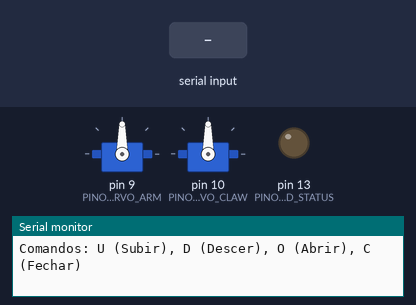
A sketch run on a simulated Arduino Uno, built with avr-gcc and run on an emulated ATmega328P. Parts: 2 × servo, output pins drawn as LEDs (lit = HIGH), the last lines printed to the serial monitor. The test bench sets the inputs (shaded band).

Above: at 2.2 s.
2.3 s: "D\n" received over Serial
At 3.6 s:
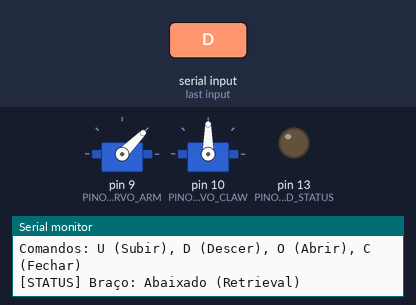
3.9 s: byte 85 ('U') received over Serial
At 4.8 s:
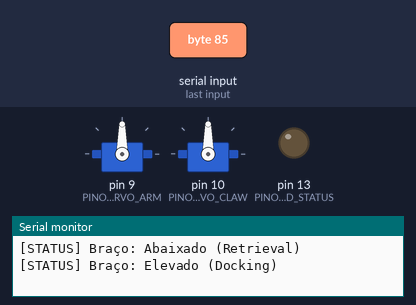
5.5 s: byte 79 ('O') received over Serial
At 6.0 s:
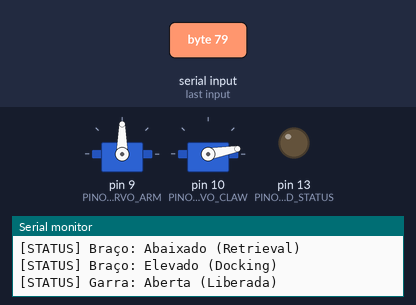
7.1 s: byte 67 ('C') received over Serial
At 8.4 s:
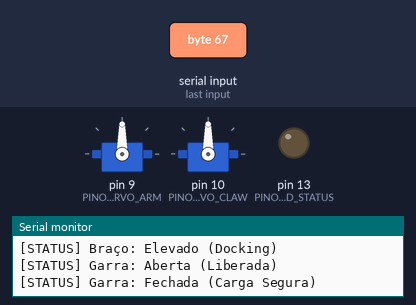
8.7 s: "d\n" received over Serial
At 9.6 s:
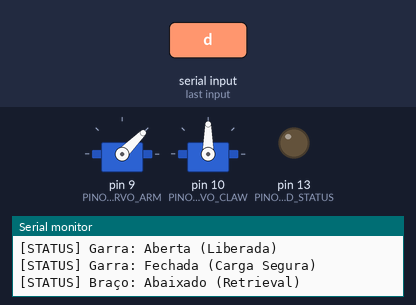
10.3 s: byte 111 ('o') received over Serial
At 10.9 s:
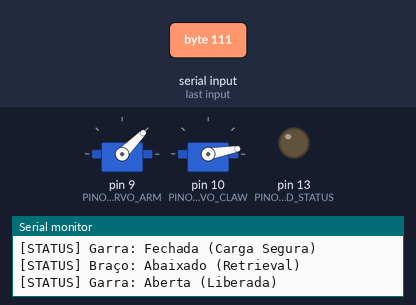
Timing chart, 0 to 12.9 s (numbered marks = the images above; inputs shaded):
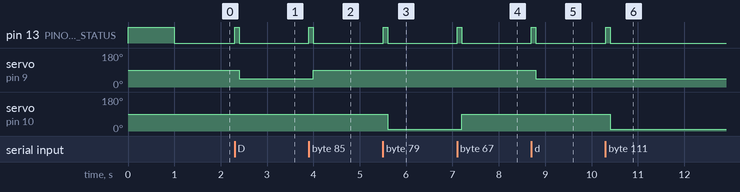

The sketch:

Global-Arduino.ino
```cpp
#include <Servo.h>

// Definição dos pinos
const int PINO_SERVO_ARM = 9;   // Articulação Vertical (Sobe/Desce)
const int PINO_SERVO_CLAW = 10; // Mecanismo de Captura (Abre/Fecha)
const int PINO_LED_STATUS = 13; // LED de Status da Operação

Servo servoArm;  // Servo 1: Braço
Servo servoClaw; // Servo 2: Garra/Acoamento

void setup()
{

  servoArm.attach(PINO_SERVO_ARM, 500, 2500);
  servoClaw.attach(PINO_SERVO_CLAW, 500, 2500);


  pinMode(PINO_LED_STATUS, OUTPUT);

  Serial.begin(9600);


  digitalWrite(PINO_LED_STATUS, HIGH);
  delay(1000);
  digitalWrite(PINO_LED_STATUS, LOW);

  Serial.println("--- SISTEMA DE COLETA EM MICROGRAVIDADE PRONTO ---");
  Serial.println("Comandos: U (Subir), D (Descer), O (Abrir), C (Fechar)");
}

void loop()
{
  if (Serial.available() > 0) {
    char comando = Serial.read();

    // Ignora caracteres de nova linha/retorno de carro comuns no Monitor Serial
    if (comando == '\n' || comando == '\r') return;

    // Pisca o LED rapidamente indicando recepção de comando
    digitalWrite(PINO_LED_STATUS, HIGH);
    delay(100);
    digitalWrite(PINO_LED_STATUS, LOW);

    // Processamento dos comandos via teclado
    if (comando == 'U' || comando == 'u') {
      servoArm.write(90); // Ângulo para subir o braço
      Serial.println("[STATUS] Braço: Elevado (Docking)");
    }
    else if (comando == 'D' || comando == 'd') {
      servoArm.write(45); // Ângulo para descer o braço até a amostra
      Serial.println("[STATUS] Braço: Abaixado (Retrieval)");
    }
    else if (comando == 'O' || comando == 'o') {
      servoClaw.write(10); // Ângulo de abertura da garra
      Serial.println("[STATUS] Garra: Aberta (Liberada)");
    }
    else if (comando == 'C' || comando == 'c') {
      servoClaw.write(90); // Ângulo de fechamento para capturar carga
      Serial.println("[STATUS] Garra: Fechada (Carga Segura)");
    }
  }
}
```

Measured:
- after the input at 2.3 s, pin 13 (PINO_LED_STATUS): LOW → HIGH at once, → LOW 0.10 s later; servo on pin 9 (PINO_SERVO_ARM): 90° → 45° after 0.10 s
- after the input at 3.9 s, pin 13 (PINO_LED_STATUS): LOW → HIGH at once, → LOW 0.10 s later; servo on pin 9 (PINO_SERVO_ARM): 45° → 90° after 0.10 s
- after the input at 5.5 s, pin 13 (PINO_LED_STATUS): LOW → HIGH at once, → LOW 0.10 s later; servo on pin 10 (PINO_SERVO_CLAW): 90° → 10° after 0.10 s
- after the input at 7.1 s, pin 13 (PINO_LED_STATUS): LOW → HIGH at once, → LOW 0.10 s later; servo on pin 10 (PINO_SERVO_CLAW): 10° → 90° after 0.10 s
- after the input at 8.7 s, pin 13 (PINO_LED_STATUS): LOW → HIGH at once, → LOW 0.10 s later; servo on pin 9 (PINO_SERVO_ARM): 90° → 45° after 0.10 s
- after the input at 10.3 s, pin 13 (PINO_LED_STATUS): LOW → HIGH at once, → LOW 0.10 s later; servo on pin 10 (PINO_SERVO_CLAW): 90° → 10° after 0.10 s
